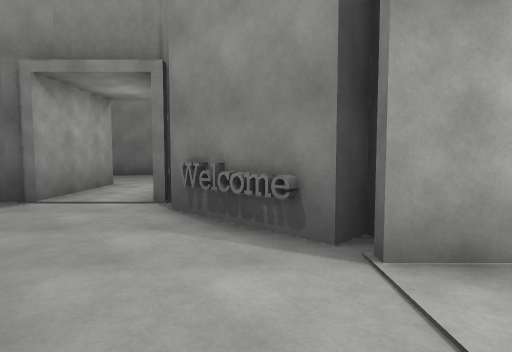
View 1 (above)

21 first-person views from a walk through a 3-D level made in the Unity game engine. The camera is 1.5 m above the floor, tilts 4° down and sees 75° across. The floor is counted in squares, 2 m on a side. Each view is taken from the middle of a square. On the plan, view 1 faces up. The plan holds only what a view shows up to about 11 squares ahead; the rest is blank. The player character is not drawn. Some animated figures are left out. Surface patterns are stand-ins for the level's own textures.

View 2
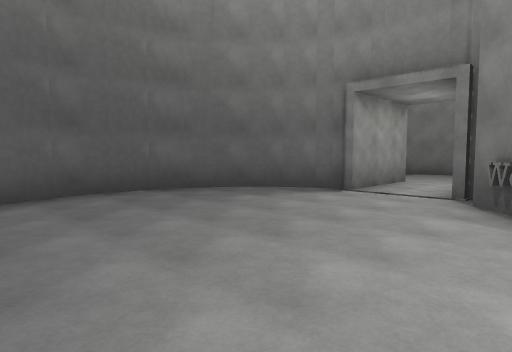

View 3
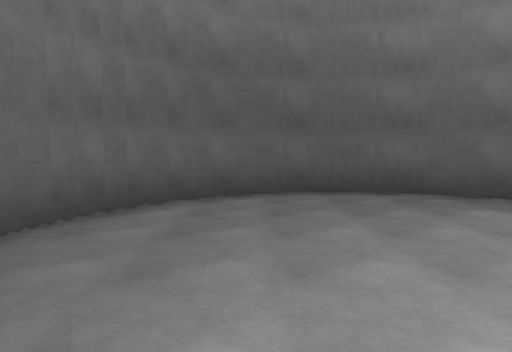

View 4
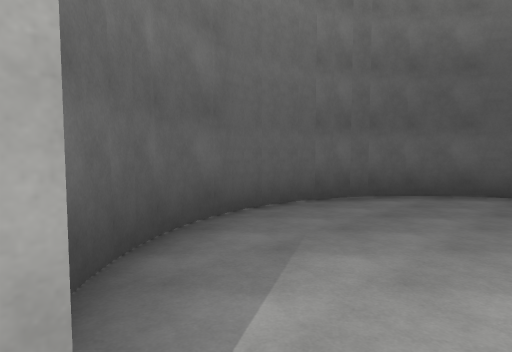

View 5
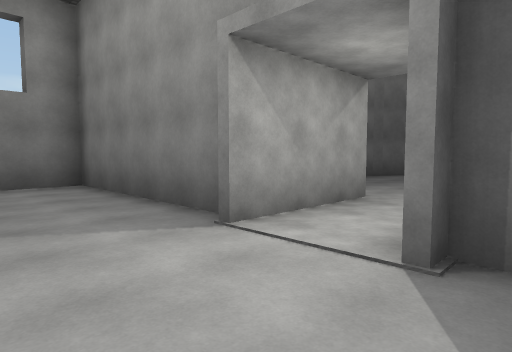

View 6
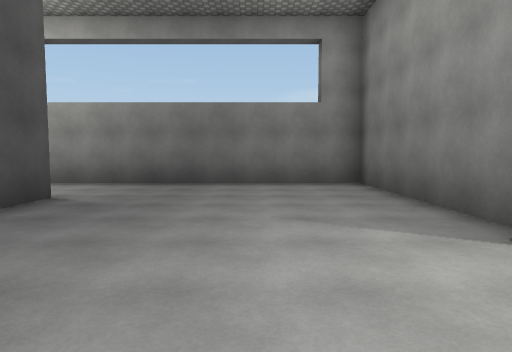

View 7
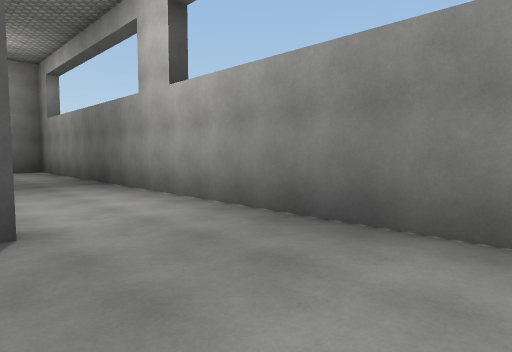

View 8
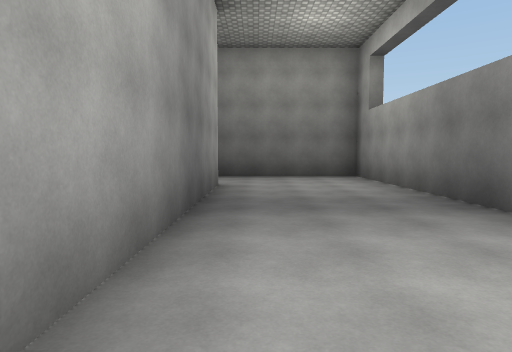

View 9
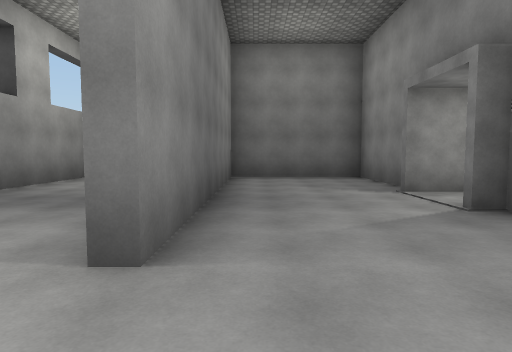

View 10
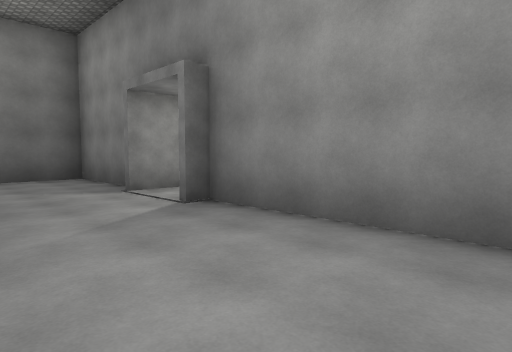

View 11
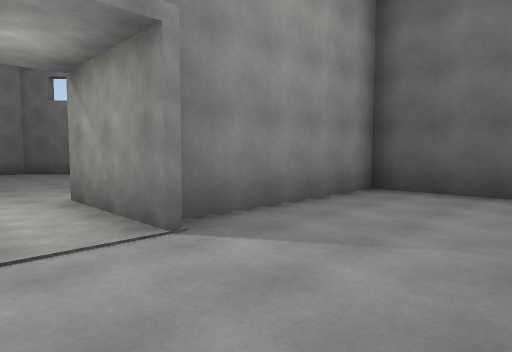

View 12
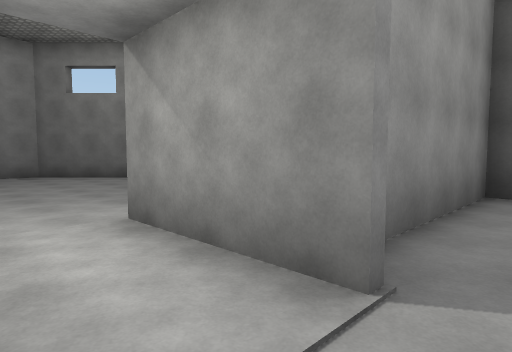

View 13
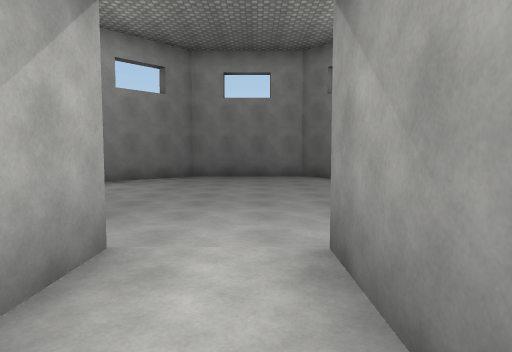

View 14
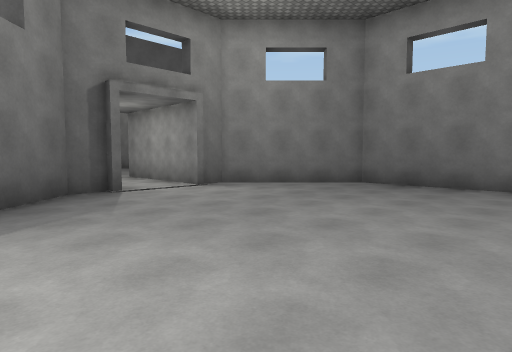

View 15
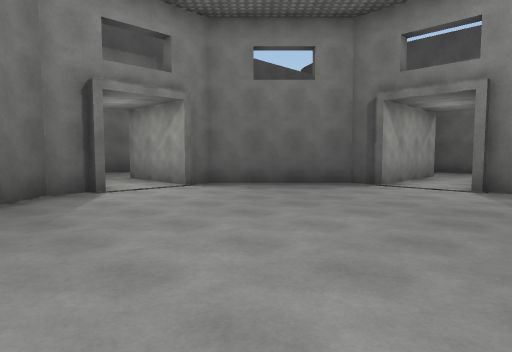

View 16
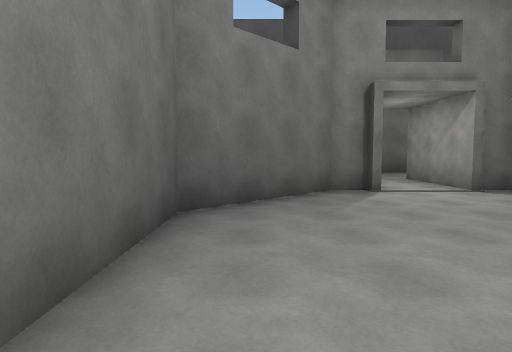

View 17
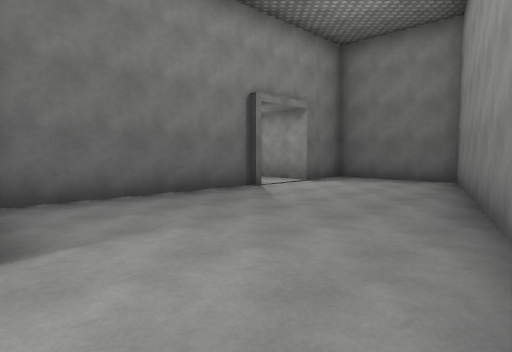

View 18
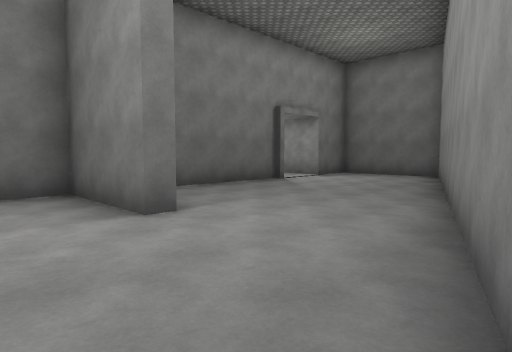

View 19
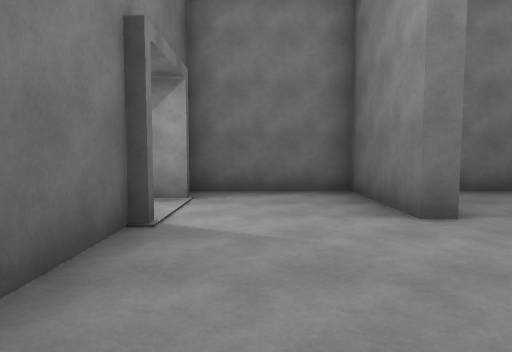

View 20
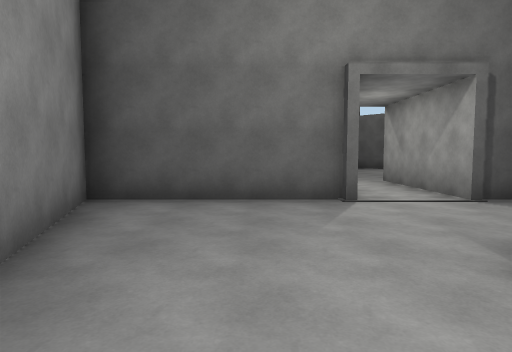

View 21
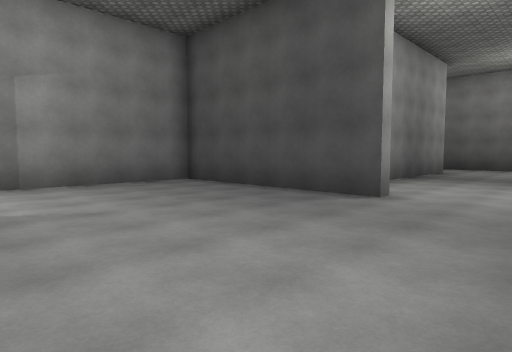

### Floor plan
Points are (right, up) in squares from view 1. A wall is a line through its corners. A room is listed if a view was taken in it or the views show most of it. See-through windows are left out.
Room 1 (views 1, 2, 3, 4)
walls: (0.8, 0.4) (3.9, 0.4); (-0.3, -1.6) (0.1, -1.3); (0, -1.4) (0.4, -1.1); (-0.9, -2) (-0.5, -1.8); (-0.6, -1.9) (-0.2, -1.6); (-1.2, -2.2) (-0.8, -2); (-2.2, -2.4) (-1.4, -2.2); (-2.5, -2.4) (-2, -2.3); (-3.3, -2.3) (-2.8, -2.3); (-3.6, -2.2) (-3.1, -2.3); (1, 3.1) (0.6, 2.7) (-1.2, 4.5); (-4, -2.1) (-3.5, -2.2); (-4.6, -1.7) (-4.2, -2); (-4.4, -1.9) (-3.9, -2.1); (-4.9, -1.5) (-4.5, -1.8); (1.7, 2.2) (0.7, 2.2); (-6, -0.1) (-5.7, -0.6); (-6.1, 0.2) (-5.9, -0.3); (-6.2, 0.6) (-6.1, 0.1); (-6.3, 1.2) (-6.2, 0.4); (-6.3, 1.5) (-6.3, 1); (-6.3, 1.9) (-6.3, 1.4); (-6.2, 2.3) (-6.3, 1.8); (-6.1, 2.7) (-6.3, 2.2); (-5.4, 3.9) (-5.7, 3.5); (-4.9, 4.4) (-5.3, 4.1); (-3.8, 5.1) (-4.2, 4.9); (-4.7, 4.6) (-5.1, 4.3); (-4.1, 5) (-4.5, 4.7); (-5.7, 3.6) (-5.9, 3.2); (-5.2, 4.2) (-5.6, 3.8); (-5.9, 3.3) (-6.1, 2.9)
ways out: opening at (3, 1.5) to room 2; opening at (-2.5, 4.5) to room 5
Room 2 (views 5, 6, 7, 8, 9, 10, 11, 12, 21)
walls: (9.9, -2.5) (9.4, -2.5) (9.4, 3.2) (5, 3.2); (12.6, 3.2) (9.8, 3.2) (9.8, -0.8) (17.9, -0.8); (17.9, -1.1) (11, -1.1); (3.4, -0.1) (3.4, -5.2) (20.6, -5.2) (20.6, -0.7); (20.6, 0.8) (20.6, 3.2) (15.8, 3.2) (15.8, 2.7); (3.4, 2.8) (3.4, 2.3) (3.9, 2.3)
ways out: opening at (3, 1.5) to room 1; opening at (15, 3) to room 3
Room 3 (views 13, 14, 15, 16)
walls: (13.8, 5.6) (13.8, 2.7); (15.6, 5.3) (16.5, 5.3) (19, 7.8) (19, 10.9); (18.4, 11.9) (16.5, 13.8) (13, 13.8) (10.5, 11.3) (10.5, 10.5); (10.5, 8.6) (10.5, 7.8) (13, 5.3) (13.5, 5.3); (15.6, 2.8) (15.6, 5.6)
ways out: opening at (15, 3) to room 2; opening at (10, 9.5) to room 4
Room 4 (views 17, 18, 19)
walls: (7.3, 10.5) (7.3, 14.7) (2.1, 13); (3.6, 10.3) (4.1, 10.3) (4.1, 7.5) (7.3, 7.5) (7.3, 8.4); (7, 8.7) (10.8, 8.7); (10.8, 10.4) (7, 10.4)
ways out: opening at (10, 9.5) to room 3; opening at (3.5, 11.5) to room 5
Room 5 (view 20)
walls: (-1.4, 7.5) (3.4, 7.5); (-3.3, 7.8) (-3.3, 4.9); (2.1, 13) (-5.2, 10.7) (-5.2, 7.5) (-3.7, 7.5)
ways out: opening at (-2.5, 4.5) to room 1; opening at (3.5, 11.5) to room 4

Where each view was taken, in squares from view 1:
view 1: 0 up, 0 right, facing up
view 2: 1 down, 0 right, facing up-left
view 3: 0 up, 0 right, facing left
view 4: 1 up, 1 right, facing down-left
view 5: 3 up, 6 right, facing down-left
view 6: 3 up, 6 right, facing down
view 7: 2 down, 6 right, facing down-right
view 8: 2 down, 10 right, facing right
view 9: 0 up, 20 right, facing left
view 10: 0 up, 20 right, facing up-left
view 11: 0 up, 14 right, facing up-right
view 12: 2 up, 14 right, facing up-right
view 13: 3 up, 15 right, facing up
view 14: 6 up, 17 right, facing up-left
view 15: 12 up, 18 right, facing down-left
view 16: 12 up, 18 right, facing down
view 17: 13 up, 4 right, facing down-left
view 18: 14 up, 6 right, facing down-left
view 19: 14 up, 6 right, facing down
view 20: 12 up, 2 right, facing right
view 21: 5 down, 4 right, facing up-right
